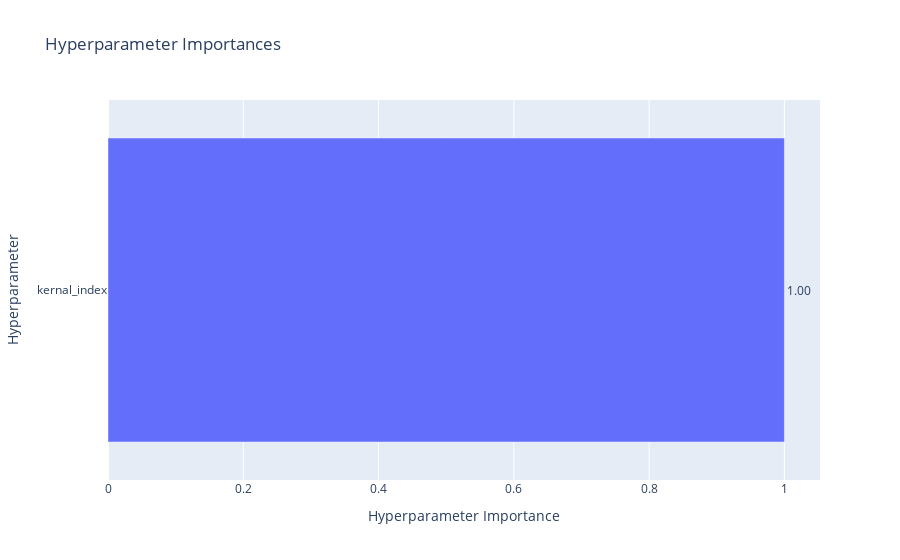

This figure's notebook cell:
### Code cell
optuna.visualization.plot_param_importances(study)

### Figure 1 — Plotly figure (JSON) as saved in the notebook; plotly's stock layout.template omitted (floating-point values rounded to 4 significant figures)
{"data": [{"cliponaxis": false, "hovertemplate": ["kernal_index (CategoricalDistribution): 1.0<extra></extra>"], "name": "Objective Value", "orientation": "h", "text": ["1.00"], "textposition": "outside", "type": "bar", "x": [1], "y": ["kernal_index"]}], "layout": {"title": {"text": "Hyperparameter Importances"}, "xaxis": {"title": {"text": "Hyperparameter Importance"}}, "yaxis": {"title": {"text": "Hyperparameter"}}}}
